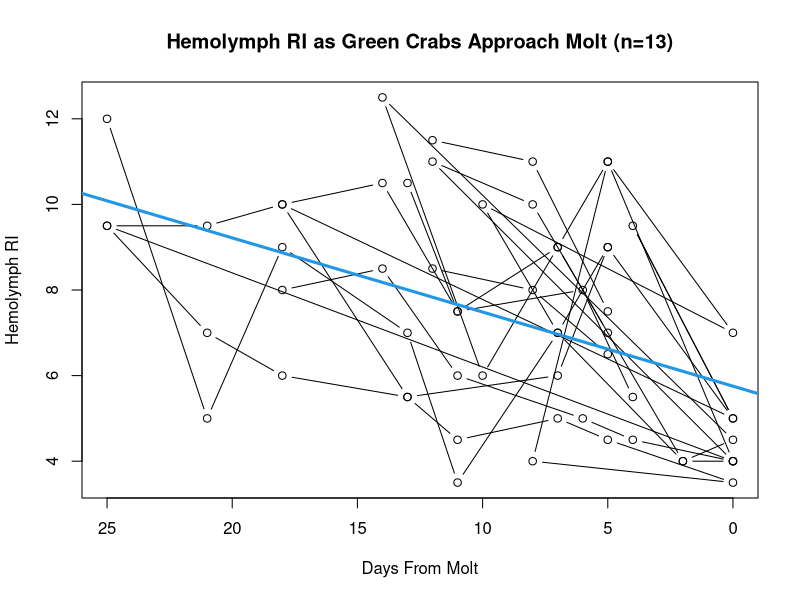
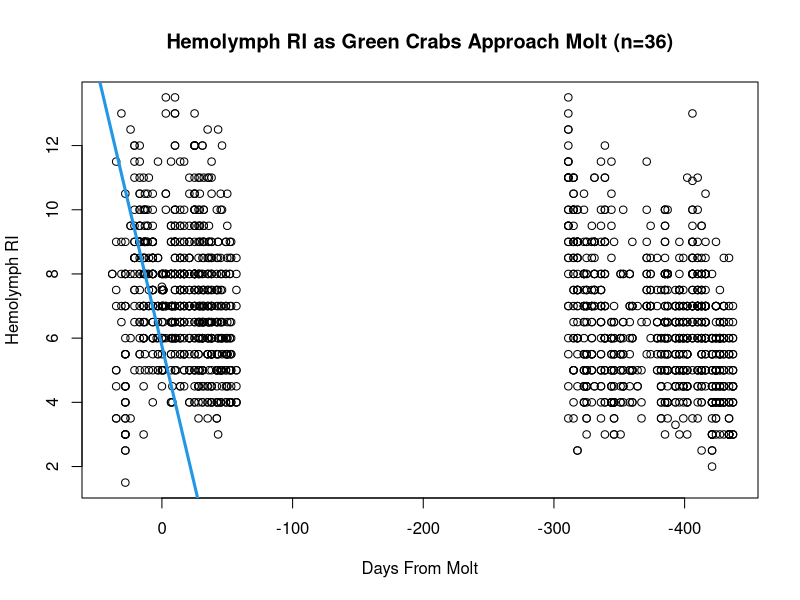
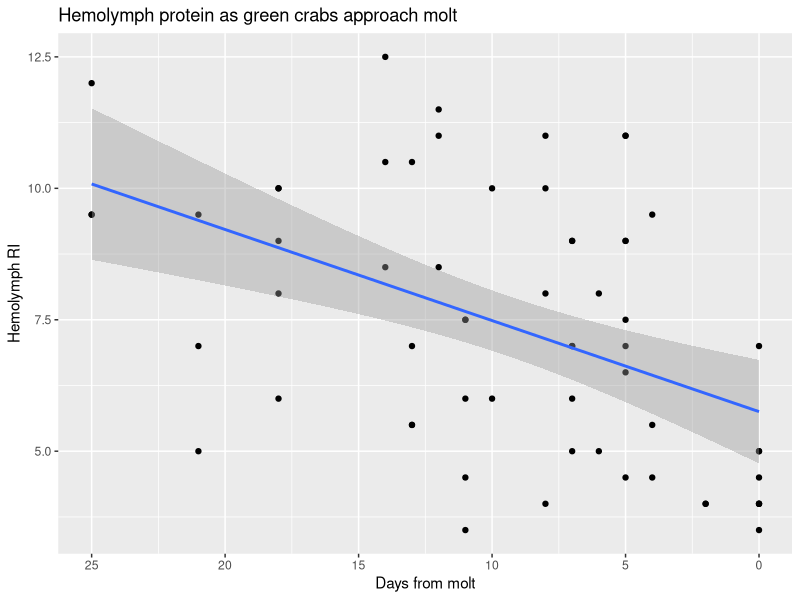
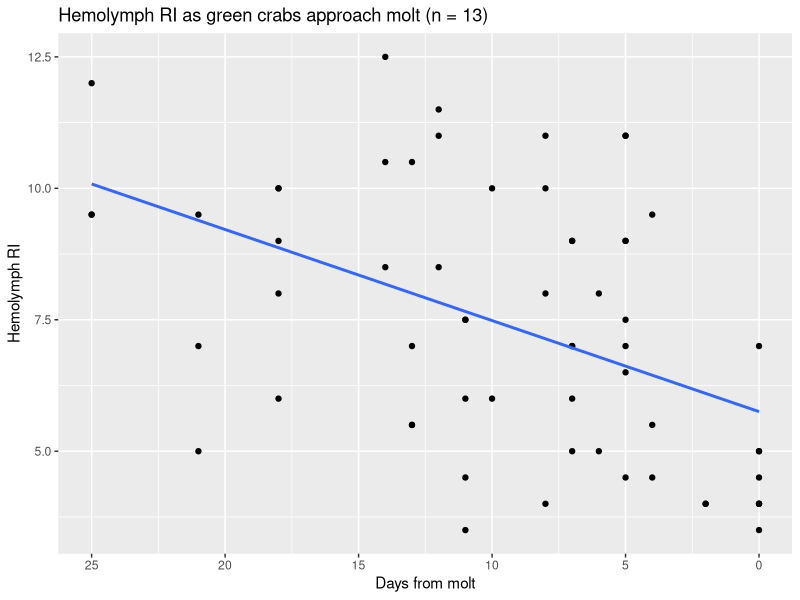
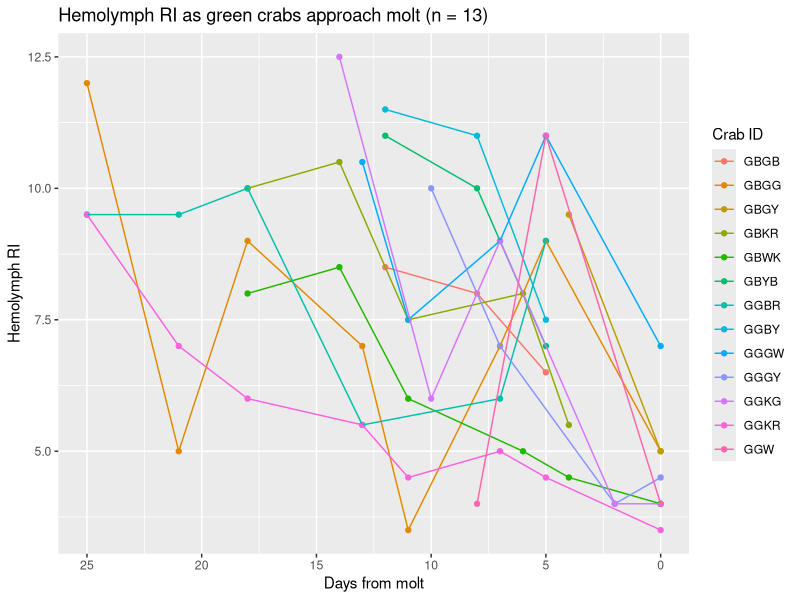
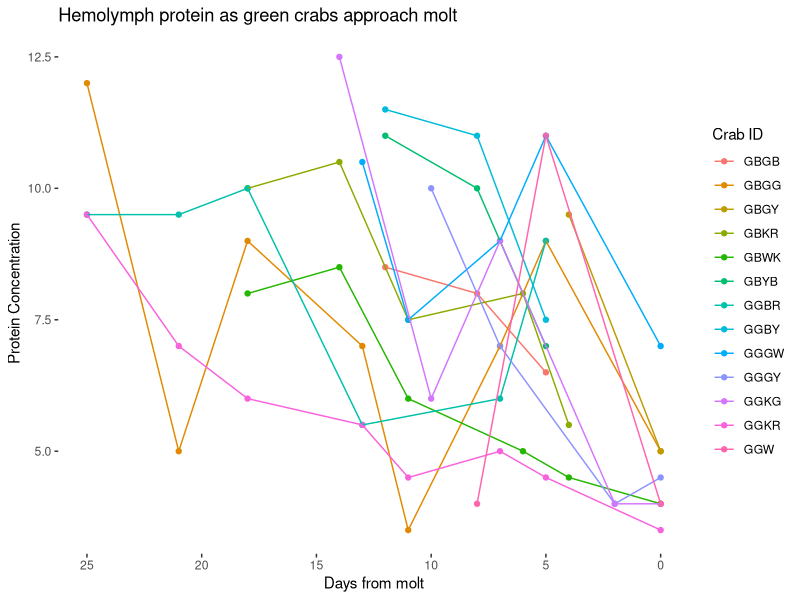
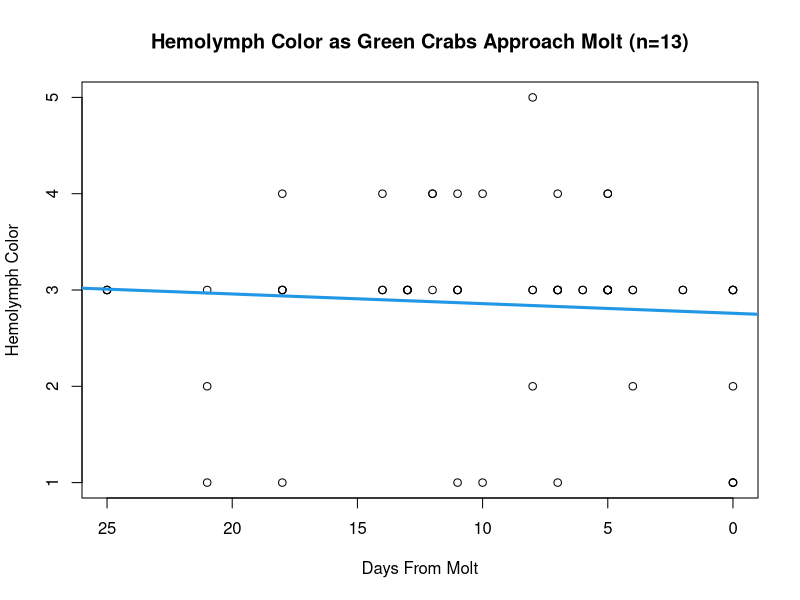
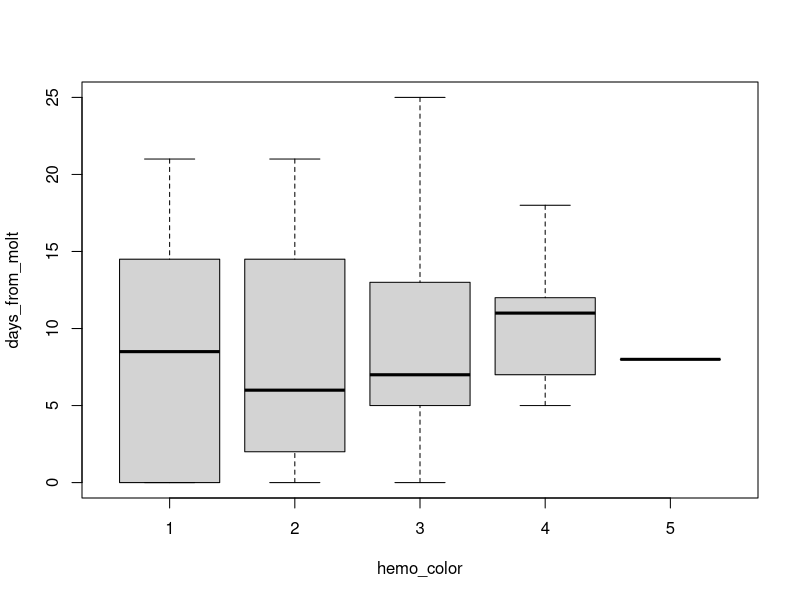

Write R code to recreate these figures, in order.
## ---- chunk 1

molt_dat <- read.csv("../data/wl_molt_dat.csv")
# read in .csv
# contains information from WL 2022
# used for preliminary graphs

molt_dat_2 <- read.csv("../data/wl_cml_molt_dat.csv")
# read in updated .csv
# contains information from 2021, 2022, CML, and WL until 08-2022

molt_dat_upd <- read.csv("../data/crab_monitoring_cml_wel_11_10_22.csv")
# read in updated .csv
# contains information from 2021, 2022, CML and WL as of 11-2022

library(dplyr)
library(car)
library(ggplot2)
# load relevant libraries for stats analysis
## ---- chunk 2

# 2022 WL crabs

plot(hemo_ri ~ days_from_molt, data = molt_dat,
     main = "Hemolymph RI as Green Crabs Approach Molt (n=13)",
     xlim = rev(range(days_from_molt)),
     xlab = "Days From Molt", 
     ylab = "Hemolymph RI",
     type = "b")
abline(lm (hemo_ri ~ days_from_molt, data = molt_dat), col = 4, lwd = 3)

# plots hemo ri vs days from molt for all 13 crabs
# need to reverse x axis to count down to molt
# appears to be downward trend in hemolymph RI as crabs approach molt
# need to investigate on an individual level
## ---- chunk 3
# WL and CML 2021-2022

plot(hemo_ri ~ days_from_molt, data = molt_dat_upd,
     main = "Hemolymph RI as Green Crabs Approach Molt (n=36)",
     xlim = rev(range(days_from_molt)),
     xlab = "Days From Molt", 
     ylab = "Hemolymph RI")
abline(lm (hemo_ri ~ days_from_molt, data = molt_dat), col = 4, lwd = 3)

## ---- chunk 4

# WL 2022 data

molt_dat %>% 
        # pipes molt data into ggplot
  ggplot(aes(x = days_from_molt, y = hemo_ri)) + 
        # populates plot with hemo ri info and defines color with crab ID
    geom_point() + geom_smooth(method=lm) + 
        # specifies type of plot -- linear model with 95 percent confidence
        scale_x_reverse() + 
        # reverses x axis so information counts down to molt
        xlab("Days from molt") + 
        ylab ("Hemolymph RI") +
        ggtitle("Hemolymph protein as green crabs approach molt")
        # renames x and y labels and title

## ---- chunk 5

# WL 2022 data
molt_dat %>% 
        # pipes molt data into ggplot
  ggplot(aes(x = days_from_molt, y = hemo_ri)) + 
        # populates plot with hemo ri info and defines color with crab ID
    geom_point() + geom_smooth(method=lm, se=FALSE) + 
        # specifies type of plot -- linear model without confidence int
        scale_x_reverse() + 
        # reverses x axis so information counts down to molt
        xlab("Days from molt") + 
        ylab ("Hemolymph RI") +
        ggtitle("Hemolymph RI as green crabs approach molt (n = 13)")
        # renames x and y labels and title


## ---- chunk 6

# WL 2022 data

library(ggplot2)
library(dplyr)

molt_dat %>% 
        # pipes molt data into ggplot
  ggplot(aes(x = days_from_molt, y = hemo_ri, colour = crab_id)) + 
        # populates plot with hemo ri info and defines color with crab ID
    geom_point() + geom_line() + 
        # specifies type of plot - scatter linear plot with crab IDs
        scale_x_reverse() + 
        # reverses x axis so information counts down to molt
        xlab("Days from molt") + 
        ylab ("Hemolymph RI") +
        ggtitle("Hemolymph RI as green crabs approach molt (n = 13)") +
        # renames x and y labels and title
        labs(col = "Crab ID") 
        # changes legend title
## ---- chunk 7

# WL 2022 data

library(ggplot2)
library(dplyr)

molt_dat %>% 
        # pipes molt data into ggplot
  ggplot(aes(x = days_from_molt, y = hemo_ri, colour = crab_id)) + 
        # populates plot with hemo ri info and defines color with crab ID
    geom_point() + geom_line() +
        # specifies type of plot - scatter linear plot with crab ids
        scale_x_reverse() + 
        # reverses x axis so information counts down to molt
        xlab("Days from molt") + 
        ylab ("Protein Concentration") +
        ggtitle("Hemolymph protein as green crabs approach molt") +
        # renames x and y labels and title
        labs(col = "Crab ID") + 
        # changes legend title
        theme(panel.grid.major = element_blank(),
              panel.grid.minor = element_blank(), 
              panel.background = element_blank())
        # removes background grid from plot

## ---- chunk 8

# WL 2022 data

ri_mod <- lm(hemo_ri ~ days_from_molt, data = molt_dat)
summary(ri_mod)
anova(ri_mod)
car::Anova(ri_mod, type = 3)

# linear models for significance testing 
# r square of 0.22 -- weak correlation

## ---- chunk 9
# CML WL all data

ri_mod <- lm(hemo_ri ~ days_from_molt, data = molt_dat_2)
summary(ri_mod)
anova(ri_mod)
car::Anova(ri_mod, type = 3)

# linear models for significance testing 
# r square of 0.22 -- weak correlation

## ---- chunk 10

# WL 2022 data

plot(hemo_color ~ days_from_molt, data = molt_dat,
     main = "Hemolymph Color as Green Crabs Approach Molt (n=13)",
     xlim = rev(range(days_from_molt)),
     xlab = "Days From Molt", 
     ylab = "Hemolymph Color")
abline(lm (hemo_color ~ days_from_molt, data = molt_dat), col = 4, lwd = 3)


boxplot(days_from_molt ~ hemo_color, data = molt_dat)

# plots hemo color vs days from molt for all 13 crabs
# need to reverse x axis to count down to molt
# doesn't appear to be strong trend or correlation

## ---- chunk 11

# WL 2022 data

library(ggplot2)
library(dplyr)

molt_dat %>% 
        # pipes molt data into ggplot
  ggplot(aes(x = days_from_molt, y = hemo_color, colour = crab_id)) + 
        # populates plot with hemo color info and defines color with crab ID
    geom_point() + geom_line() + 
        # specifies type of plot
        scale_x_reverse() + 
        # reverses x axis so information counts down to molt
        xlab("Days from molt") + 
        ylab ("Hemolymph Color") +
        ggtitle("Hemolymph color as green crabs approach molt (n = 13") +
        # renames x and y labels and title
        labs(col = "Crab ID") + # changes legend title
  theme(panel.grid.major = element_blank(),
              panel.grid.minor = element_blank(), 
              panel.background = element_blank())
        # removes background grid from plot
## ---- chunk 12

# WL 2022 data

col_mod <- lm(hemo_color ~ days_from_molt, data = molt_dat)
summary(col_mod)
anova(col_mod)
car::Anova(col_mod, type = 3)

# linear models for significance testing 

## ---- chunk 13

# WL 2022 data
# individual hemo color graphs over time

plot(hemo_color ~ days_from_molt, data = molt_dat,
     subset = crab_id == "GBGB",
     xlab = "Days From Molt", 
     ylab = "Hemolymph Color",
     type = "b")

plot(hemo_color ~ days_from_molt, data = molt_dat,
     subset = crab_id == "GBGG",
     xlab = "Days From Molt", 
     ylab = "Hemolymph Color",
     type = "b")

plot(hemo_color ~ days_from_molt, data = molt_dat,
     subset = crab_id == "GBGB",
     xlab = "Days From Molt", 
     ylab = "Hemolymph Color",
     type = "b")

plot(hemo_color ~ days_from_molt, data = molt_dat,
     subset = crab_id == "GBGY",
     xlab = "Days From Molt", 
     ylab = "Hemolymph Color",
     type = "b")

plot(hemo_color ~ days_from_molt, data = molt_dat,
     subset = crab_id == "GBKR",
     xlab = "Days From Molt", 
     ylab = "Hemolymph Color",
     type = "b")

plot(hemo_color ~ days_from_molt, data = molt_dat,
     subset = crab_id == "GBWK",
     xlab = "Days From Molt", 
     ylab = "Hemolymph Color",
     type = "b")

plot(hemo_color ~ days_from_molt, data = molt_dat,
     subset = crab_id == "GBYB",
     xlab = "Days From Molt", 
     ylab = "Hemolymph Color",
     type = "b")

plot(hemo_color ~ days_from_molt, data = molt_dat,
     subset = crab_id == "GGBR",
     xlab = "Days From Molt", 
     ylab = "Hemolymph Color",
     type = "b")

plot(hemo_color ~ days_from_molt, data = molt_dat,
     subset = crab_id == "GGBY",
     xlab = "Days From Molt", 
     ylab = "Hemolymph Color",
     type = "b")

plot(hemo_color ~ days_from_molt, data = molt_dat,
     subset = crab_id == "GGGW",
     xlab = "Days From Molt", 
     ylab = "Hemolymph Color",
     type = "b")

plot(hemo_color ~ days_from_molt, data = molt_dat,
     subset = crab_id == "GGGY",
     xlab = "Days From Molt", 
     ylab = "Hemolymph Color",
     type = "b")

plot(hemo_color ~ days_from_molt, data = molt_dat,
     subset = crab_id == "GGKG",
     xlab = "Days From Molt", 
     ylab = "Hemolymph Color",
     type = "b")

plot(hemo_color ~ days_from_molt, data = molt_dat,
     subset = crab_id == "GGKR",
     xlab = "Days From Molt", 
     ylab = "Hemolymph Color",
     type = "b")

plot(hemo_color ~ days_from_molt, data = molt_dat,
     subset = crab_id == "GGW",
     xlab = "Days From Molt", 
     ylab = "Hemolymph Color",
     type = "b")
## ---- chunk 14

# individual RI graphs over time
# appears that as crabs approach molt, RI decreases

plot(hemo_ri ~ days_from_molt, data = molt_dat,
     subset = crab_id == "GBGB",
     xlab = "Days From Molt",
     type = "b")

plot(hemo_ri ~ days_from_molt, data = molt_dat,
     subset = crab_id == "GBGG",
     xlab = "Days From Molt", 
     ylab = "Hemolymph RI",
     type = "b")

plot(hemo_ri ~ days_from_molt, data = molt_dat,
     subset = crab_id == "GBGB",
     xlab = "Days From Molt", 
     ylab = "Hemolymph RI",
     type = "b")

plot(hemo_ri ~ days_from_molt, data = molt_dat,
     subset = crab_id == "GBGY",
     xlab = "Days From Molt", 
     ylab = "Hemolymph RI",
     type = "b")

plot(hemo_ri ~ days_from_molt, data = molt_dat,
     subset = crab_id == "GBKR",
     xlab = "Days From Molt", 
     ylab = "Hemolymph RI",
     type = "b")

plot(hemo_ri ~ days_from_molt, data = molt_dat,
     subset = crab_id == "GBWK",
     xlab = "Days From Molt", 
     ylab = "Hemolymph RI",
     type = "b")

plot(hemo_ri ~ days_from_molt, data = molt_dat,
     subset = crab_id == "GBYB",
     xlab = "Days From Molt", 
     ylab = "Hemolymph RI",
     type = "b")

plot(hemo_ri ~ days_from_molt, data = molt_dat,
     subset = crab_id == "GGBR",
     xlab = "Days From Molt", 
     ylab = "Hemolymph RI",
     type = "b")

plot(hemo_ri ~ days_from_molt, data = molt_dat,
     subset = crab_id == "GGBY",
     xlab = "Days From Molt", 
     ylab = "Hemolymph RI",
     type = "b")

plot(hemo_ri ~ days_from_molt, data = molt_dat,
     subset = crab_id == "GGGW",
     xlab = "Days From Molt", 
     ylab = "Hemolymph RI",
     type = "b")

plot(hemo_ri ~ days_from_molt, data = molt_dat,
     subset = crab_id == "GGGY",
     xlab = "Days From Molt", 
     ylab = "Hemolymph RI",
     type = "b")

plot(hemo_ri ~ days_from_molt, data = molt_dat,
     subset = crab_id == "GGKG",
     xlab = "Days From Molt", 
     ylab = "Hemolymph RI",
     type = "b")

plot(hemo_ri ~ days_from_molt, data = molt_dat,
     subset = crab_id == "GGKR",
     xlab = "Days From Molt", 
     ylab = "Hemolymph RI",
     type = "b")

plot(hemo_ri ~ days_from_molt, data = molt_dat,
     subset = crab_id == "GGW",
     xlab = "Days From Molt", 
     ylab = "Hemolymph RI",
     type = "b")
